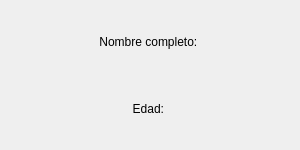
<?xml version="1.0" encoding="UTF-8"?>
<ui version="4.0">
 <class>VentanaDatos</class>
 <widget class="QWidget" name="VentanaDatos">
  <property name="geometry">
   <rect>
    <x>0</x>
    <y>0</y>
    <width>300</width>
    <height>150</height>
   </rect>
  </property>
  <property name="windowTitle">
   <string>Datos del Usuario</string>
  </property>
  <layout class="QVBoxLayout" name="verticalLayout">
   <item>
    <widget class="QLabel" name="label_nombre">
     <property name="text">
      <string>Nombre completo: </string>
     </property>
     <property name="alignment">
      <set>Qt::AlignCenter</set>
     </property>
    </widget>
   </item>
   <item>
    <widget class="QLabel" name="label_edad">
     <property name="text">
      <string>Edad: </string>
     </property>
     <property name="alignment">
      <set>Qt::AlignCenter</set>
     </property>
    </widget>
   </item>
  </layout>
 </widget>
 <resources/>
 <connections/>
</ui>
